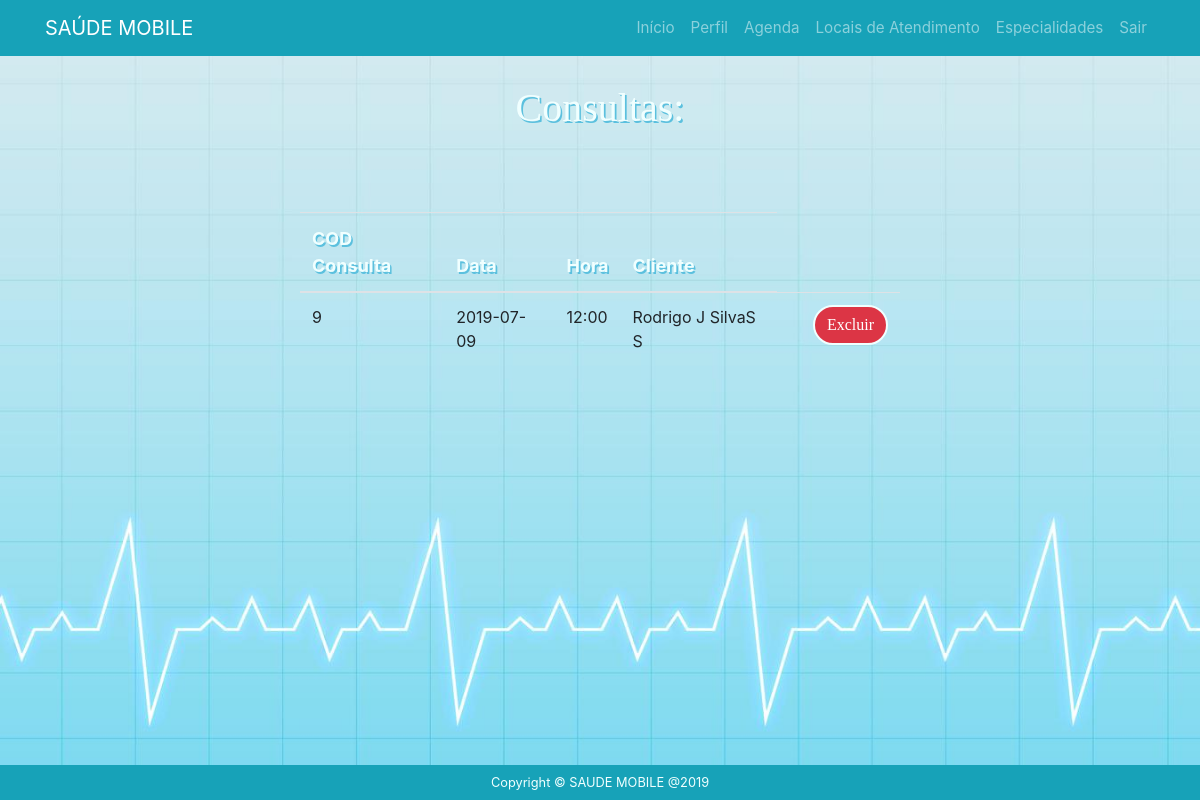
Screenshot of /profissional/lista-consulta.php with the database file from the repository.
### tables this page shows
CREATE TABLE `agendamentocliente` (
  `codconsulta` int(8) NOT NULL,
  `data` date NOT NULL,
  `hora` varchar(6) NOT NULL,
  `codmedico` int(8) DEFAULT NULL,
  `codpj` int(8) DEFAULT NULL,
  `codespecialidade` int(8) NOT NULL,
  `coddeatendimento` int(8) NOT NULL,
  `codcliente` int(8) NOT NULL
);

CREATE TABLE `cliente` (
  `codcliente` int(8) NOT NULL,
  `nome` varchar(100) NOT NULL,
  `email` varchar(100) NOT NULL,
  `senha` varchar(10) NOT NULL,
  `cpf` varchar(15) NOT NULL,
  `identidade` varchar(15) NOT NULL,
  `datadenascimento` date NOT NULL,
  `sexo` varchar(10) NOT NULL,
  `tiposanguineo` varchar(5) NOT NULL,
  `doencapreexistente` varchar(150) DEFAULT NULL,
  `medicacao` varchar(100) DEFAULT NULL,
  `cep` varchar(9) NOT NULL,
  `endereco` varchar(100) NOT NULL,
  `numero` varchar(5) NOT NULL,
  `bairro` varchar(20) NOT NULL,
  `cidade` varchar(20) NOT NULL,
  `estado` varchar(20) NOT NULL,
  `telefone` varchar(13) NOT NULL,
  `celular` varchar(13) DEFAULT NULL,
  `whatsapp` varchar(13) DEFAULT NULL,
  `tipopaciente` varchar(40) NOT NULL,
  `convenio` varchar(40) DEFAULT NULL,
  `tipoconvenio` varchar(40) DEFAULT NULL,
  `titular` varchar(100) DEFAULT NULL,
  `imagem` varchar(250) NOT NULL
);

### profissional/Consulta.class.php (called while the page is built, shortened)
<?php
class consulta{
     public function lista(){
        $pdo = Conexao::conexao();
        $sql  = "SELECT * FROM agendamentocliente INNER JOIN medico ON agendamentocliente.codmedico = medico.codmedico
         INNER JOIN cliente ON agendamentocliente.codcliente = cliente.codcliente;";
        $consulta = $pdo->query($sql);
        $dados = null;
        while ($linha = $consulta->fetch(PDO::FETCH_ASSOC)){
            $dados[] = array(
            "codconsulta" => $linha['codconsulta'],
            "data" => $linha['data'],
            "hora" => $linha['hora'],
            "cliente" => $linha['nome']
            );
        }
        return $dados;
    }
}

### profissional/lista-consulta.php (the view, shortened to what this page needs)
<?php
    require "Consulta.class.php";
    $especialidades = new consulta();
    $dados = $especialidades->lista();
?>
<?php include "header.php" ?>
<body>
	<div class="container-fluid listarconsulta">
		<div class="row">
			<div class="col-sm-3"></div>
			<div class="col-sm-6">
				<div class="content-box-large">
		  			<div class="panel-heading">
						<div class="panel-title">
				  			<h3>Consultas:</h3><br><br>
						</div>
					</div>
		  			<div class="panel-body">
     				<?php if($dados==null){ ?>
            		<p>Nenhum Consulta</p>
        			<?php } else{ ?>
				  			 <div class="row">
		  						<div class="table-responsive">
		  							<table class="table table-hover">
				              			<thead>
				                			<tr>
				                  			<th>COD Consulta</th>
                                  			<th>Data</th>
                                  			<th>Hora</th>
                                  			<th>Cliente</th>
				                			</tr>
				              			</thead>
					<?php foreach($dados as $dado => $coluna){
						  	echo "<tr>";
							echo "<td>".$coluna['codconsulta']."</td>";
                            echo "<td>".$coluna['data']."</td>";
                            echo "<td>".$coluna['hora']."</td>";
                            echo "<td>".$coluna['cliente']."</td>";
							echo '<td><a href="editar-especialidade.php?agendamentocliente.codconsulta='.  "&data=" . $coluna['data'] .'"></td>
								  <td><a href="excluir-consulta.php?codconsulta='.$coluna['codconsulta'].'"> <input type="submit" class="btn btn-danger" value="Excluir"/></a></td>';
							echo "</tr>";
						   }
					?>
				    <?php } ?>
				            	    </table>
		  						</div>
  							 </div>
					</div>
		  		</div>
			</div>
			<div class="col-sm-3"></div>
 		</div>
</body>
<?php include "../footer.php" ?>

### css/index.css (style rules this page uses)
.col-sm-8, .col-sm-6, .col-sm-3, .col-sm-2 { padding-top: 1.5vh; align-items: center; }
.container-fluid { padding-top: 12vh; width: 100vw; height: 100vh; background-image: url("../img/fundo.jpg"); background-size: 100% 100%; }
.container-fluid.listarconsulta { padding-top: 1vh; width: 100vw; height: 100vh; background-image: url("../img/fundo.jpg"); background-size: 100% 100%; }
.container-fluid h3 { padding-top: 8vh; padding-bottom: 3vh; text-align: center; font-size: 5vh; color: azure; text-shadow: 0.2vh 0.2vh #5bc0de; font-family: 'Crete Round', serif !important; }
.btn.btn-danger { display: block; margin-left: auto; margin-right: auto; width: 100%; height: 90%; border: 0.3vh solid azure; border-radius: 5vh; font-size: 2.0vh; font-family: 'Crete Round', serif !important; }
a { font-size: 95%; }
th { color: azure; font-size: 2.25vh; text-shadow: 0.2vh 0.2vh #5bc0de; }

### rows the page displays
agendamentocliente: codconsulta "9", data "2019-07-09", hora "12:00", cliente.nome "Rodrigo J SilvaS S"
